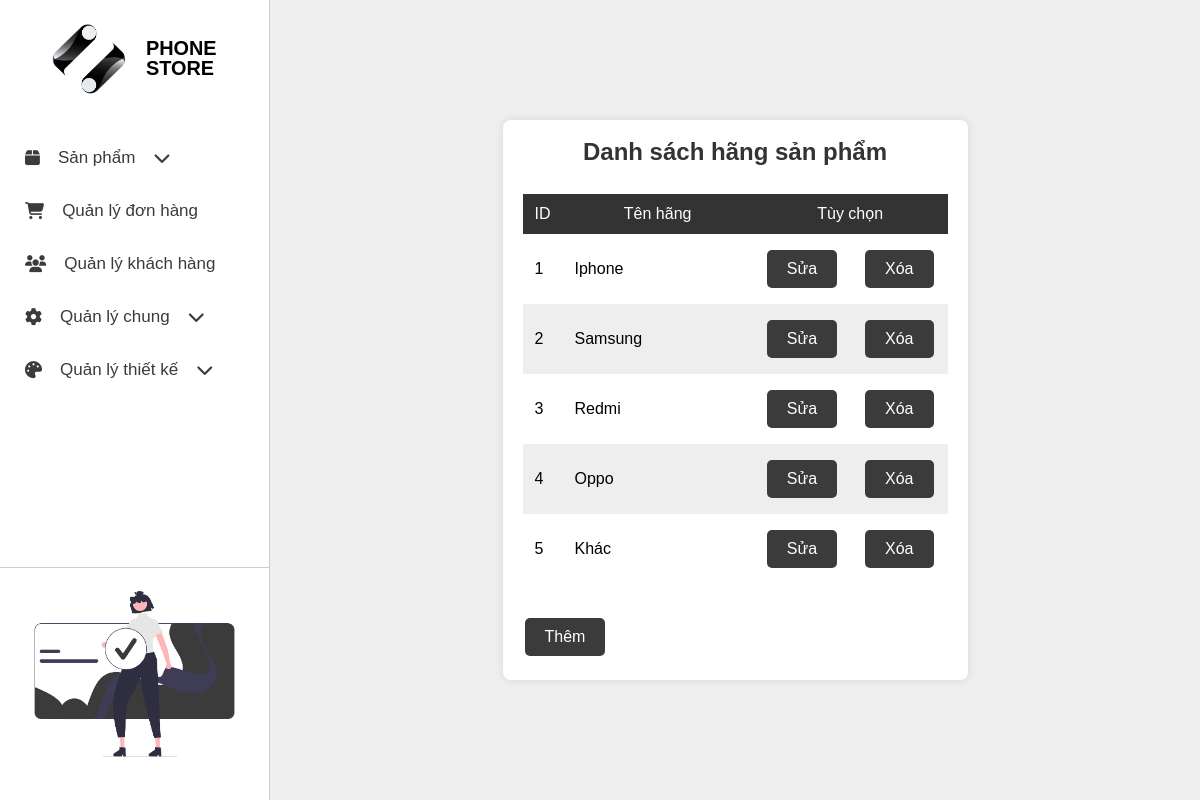
The app's page /app/views/admin/index.php?page=qlhang with its own data.
### tables this page shows
CREATE TABLE `tbl_logo` (
  `id_logo` int(11) NOT NULL,
  `img_path` varchar(100) NOT NULL
);

CREATE TABLE `tbl_hangsanxuat` (
  `id_hsx` int(10) NOT NULL,
  `tenhsx` varchar(100) NOT NULL
);

### app/controllers/Admin/logoController/hienthi_logo_controller.php (called while the page is built)
<?php
  include_once($_SERVER['DOCUMENT_ROOT'] . '/BTL_web/app/models/logo.php');
  $logo = new data_logo();
  $result = $logo->hienthi_logo();
?>

### app/models/logo.php (called while the page is built, shortened)
<?php
include_once($_SERVER['DOCUMENT_ROOT'] . '/BTL_web/config/dbconnect.php');
class data_logo{
    public function hienthi_logo(){
        global $conn;
        $sql = "SELECT * FROM tbl_logo";
        $result = mysqli_query($conn, $sql);
        return $result;
    }
}
?>

### app/controllers/Admin/hangsanxuatController/hienthi_hangsanxuat_controller.php (called while the page is built)
<?php
  include_once($_SERVER['DOCUMENT_ROOT'] . '/BTL_web/app/models/hangsanxuat.php');
  $hangsanxuat = new data_hangsanxuat();
  $result = $hangsanxuat->hienthi_hangsanxuat();
?>

### app/models/hangsanxuat.php (called while the page is built, shortened)
<?php
  include_once($_SERVER['DOCUMENT_ROOT'] . '/BTL_web/config/dbconnect.php');
  class data_hangsanxuat
  {
    public function hienthi_hangsanxuat(){
      global $conn;
      $sql = "SELECT * FROM tbl_hangsanxuat";
      $result = mysqli_query($conn, $sql);
      return $result;
    }
  }
?>

### app/views/admin/hang/view_list_hang.php (the view)
<link rel="stylesheet" href="./hang/view_list_hang.css">
<?php
  include_once($_SERVER['DOCUMENT_ROOT'] . '/BTL_web/app/controllers/Admin/hangsanxuatController/hienthi_hangsanxuat_controller.php');
  global $result;
?>
<div class="container">
  <h2>Danh sách hãng sản phẩm</h2>
  <div class="table-container">
    <table>
      <thead>
        <td>ID</td>
        <td>Tên hãng</td>
        <td colspan="2" style="text-align: center; width: 200px;">Tùy chọn</td>
      </thead>
            <tbody>
        <?php
          while($row = mysqli_fetch_assoc($result)){
            echo "<tr>";
            echo "  <td>{$row['id_hsx']}</td>";
            echo "  <td>{$row['tenhsx']}</td>";
            echo "  <td><a href='./?id_hsx={$row['id_hsx']}&page=sua_hang'><button type='button'>Sửa</button></a></td>";
            echo "  <td><a href='/BTL_web/app/controllers/Admin/hangsanxuatController/xoa_hangsanxuat_controller.php?id_hsx={$row['id_hsx']}'><button>Xóa</button></a></td>";
            echo "</tr>";
          }
        ?>
      </tbody>
    </table>
  </div>
  <a href="./?page=them_hang"><button>Thêm</button></button></a>
</div>

### app/views/admin/index.php (shortened to what this page needs)
<?php
    include_once($_SERVER['DOCUMENT_ROOT'] . '/BTL_web/app/controllers/Admin/logoController/hienthi_logo_controller.php');
    $row_logo = mysqli_fetch_assoc($result);
?>
<!DOCTYPE html>
<html lang="en">
<head>
    <link rel="stylesheet" href="https://cdnjs.cloudflare.com/ajax/libs/font-awesome/6.6.0/css/all.min.css" />
    <link rel="stylesheet" href="./index.css">
</head>
<body>
    <div class="sidebar">
        <div class = "div_logo">
            <a href="./" class="logo">
                <img src="<?php echo $row_logo['img_path']; ?>" width="100px" alt="Logo">
                <h3>PHONE STORE</h3>
            </a>
        </div>
        <ul>
            <li class="menu">
                <a href="">
                    <i class="fas fa-box"></i> <span>Sản phẩm</span>
                    <i class="fas fa-chevron-down dropdown-icon"></i>
                </a>
            </li>
            <li >
                <a href="?page=qldonhang">
                    <i class="fas fa-shopping-cart"></i> <span>Quản lý đơn hàng</span>
                </a>
            </li>
            <li>
                <a href="?page=qlkhachhang">
                    <i class="fas fa-users"></i> <span>Quản lý khách hàng</span>
                </a>
            </li>
            <li class="menu">
                <a href="#">
                    <i class="fa-solid fa-gear"></i> <span>Quản lý chung</span>
                    <i class="fas fa-chevron-down dropdown-icon"></i>
                </a>
            </li>
            <li class="menu">
                <a href="#">
                    <i class="fas fa-palette"></i> <span>Quản lý thiết kế</span>
                    <i class="fas fa-chevron-down dropdown-icon"></i>
                </a>
            </li>
        </ul>
        <div class="div_img">
            <img src="/BTL_web/public/imgs/admin_div_sidebar.png" alt="">
        </div>
    </div>
    <div class="main">
        <?php
            if(isset($_GET['page']) && $_GET['page'] == 'qlsanpham') {
                include("./sanpham/view_list_sanpham.php");
            }
            else if(isset($_GET['page']) && $_GET['page'] == 'them_sanpham') {
                include("./sanpham/view_them_sanpham.php");
            }
            else if(isset($_GET['page']) && $_GET['page'] == 'sua_sanpham') {
                include("./sanpham/view_sua_sanpham.php");
            }
            else if(isset($_GET['page']) && $_GET['page'] == 'them_hang') {
                include("./hang/view_them_hang.php");
            }
            else if(isset($_GET['page']) && $_GET['page'] == 'sua_hang') {
                include("./hang/view_sua_hang.php");
            }
            else if(isset($_GET['page']) && $_GET['page'] == 'qlhang') {
                include("./hang/view_list_hang.php");
            }
        ?>
    </div>
</body>
</html>

### app/views/admin/index.css (style rules this page uses)
*, *:before, *:after { box-sizing: border-box; }
* { margin: 0; padding: 0; font-family: sans-serif; }
img, picture, svg, video { display: block; max-width: 100%; }
button { cursor: pointer; background-color: transparent; outline: none; border: 0; }
body { min-height: 100vh; font-weight: 400; font-size: 16px; line-height: 1; }
a { text-decoration: none; color: inherit; }
body { display: grid; grid: "sidebar body" 1fr / 270px 1fr; }
.sidebar { background-color: #fff; font-size: 17px; display: flex; flex-direction: column; border-right: 1px solid #ccc; }
.div_logo { display: flex; justify-content: center; align-items: center; padding: 12px; margin-bottom: 25px; margin-top: 12px; }
.div_logo a { display: flex; justify-content: center; align-items: center; gap: 20px; }
.logo { width: 30%; height: 30%; display: block; }
.sidebar ul { list-style-type: none; padding: 0; margin: 0; }
.sidebar li { padding: 18px 25px; transition: all 0.3s ease; cursor: pointer; color: #3c3b3b; }
.sidebar li a { display:flex; align-items:center; justify-content:start; gap:18px; }
.sidebar li.menu { position: relative; }
.div_img { margin-top: auto; margin-bottom: 20px; border-top: 1px solid #ccc; }
.main { background-color: #efefef; display: flex; justify-content: center; align-items: center; }

### app/views/admin/hang/view_list_hang.css (style rules this page uses)
.container { width: 50%; margin: 50px auto; background-color: #fff; padding: 20px; border-radius: 8px; box-shadow: 0 0 10px rgba(0, 0, 0, 0.1); }
.container h2 { text-align: center; margin-bottom: 20px; color: #333; }
.container table { width: 100%; border-collapse: collapse; }
.container .table-container { max-height: 60vh; overflow-y: scroll; margin: 30px 0; }
.container thead { color: #fff; background-color: #333; position: sticky; top: 0; }
.container tr { height: 40px; }
.container th, .container td { padding: 12px; text-align: left; }
.container tr:nth-child(even) { background-color: #EEEEEE; }
.container a { color: #007bff; text-decoration: none; }
.container button { color: #fff; padding: 10px 20px; text-align: center; text-decoration: none; display: inline-block; font-size: 16px; margin: 4px 2px; cursor: pointer; border-radius: 5px; background-color: #3c3b3b; border: none; transition: all 0.3s ease; }
.container table td:nth-child(2) { width: 100%; }
.container table td:nth-last-child(-n+2) { text-align: center; width: 100px; }

### records on screen
tbl_logo: img_path (picture)
tbl_hangsanxuat: id_hsx "1", tenhsx "Iphone"
tbl_hangsanxuat: id_hsx "2", tenhsx "Samsung"
tbl_hangsanxuat: id_hsx "3", tenhsx "Redmi"
tbl_hangsanxuat: id_hsx "4", tenhsx "Oppo"
tbl_hangsanxuat: id_hsx "5", tenhsx "Khác"
